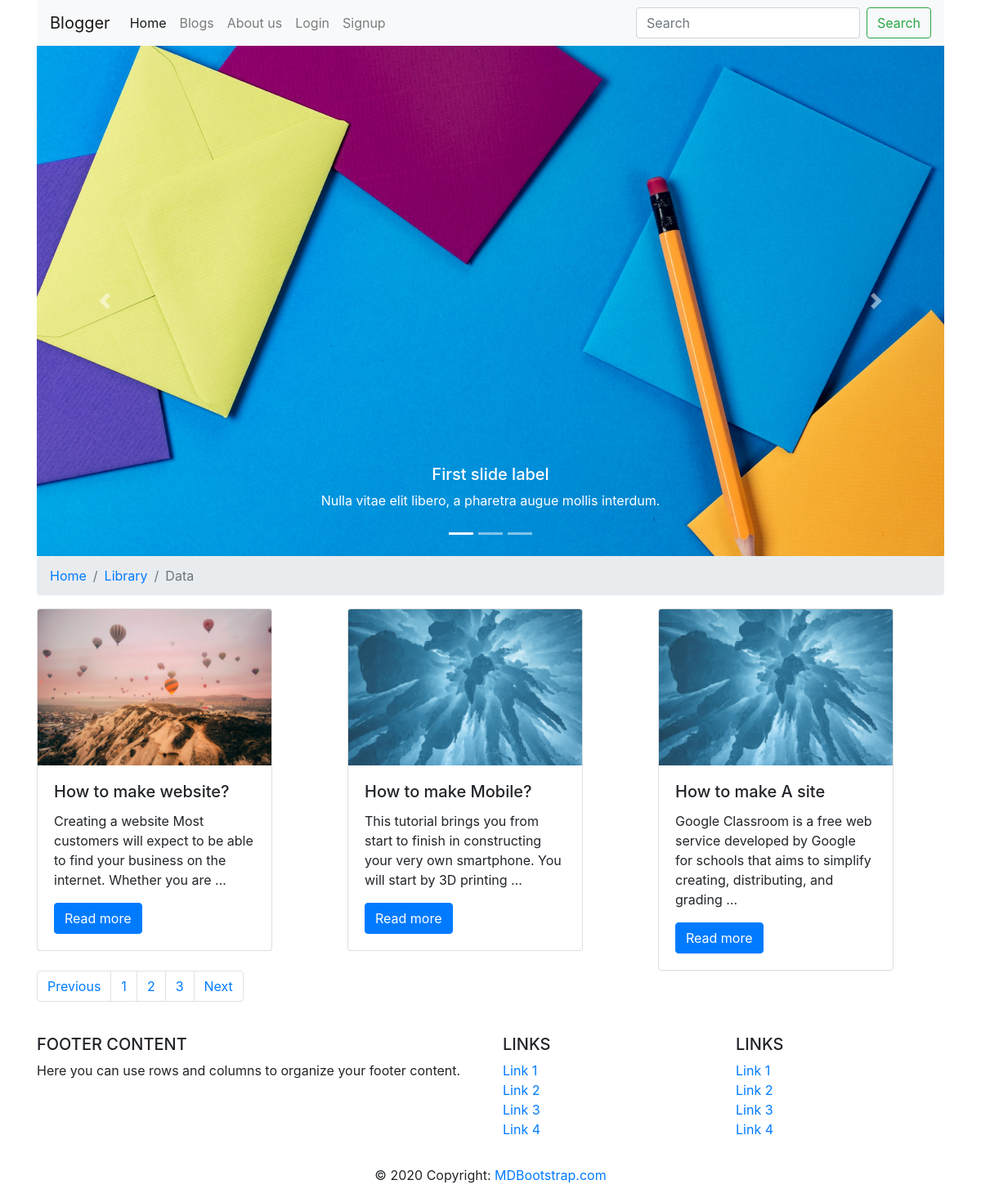
The page / on the database its author committed.
### blogcontent/models.py (models this page shows)
class post(models.Model):
    title= models.CharField(max_length = 150)
    content= models.TextField()
    img=models.ImageField()
    slug=models.SlugField(max_length = 50)
    category=models.ForeignKey(Category,on_delete=models.CASCADE)
    author=models.ForeignKey(User, on_delete=models.CASCADE)

### blogcontent/views.py (the view)
# urls.py: 2. Add a URL to urlpatterns:  path('', views.home, name='home')
def home(request):
    Post=post.objects.all()
    context={
'Post':Post
    }
    return render(request,'home.html',context)

### templates/home.html (shortened to what this page needs)
{% extends 'base.html' %}
{% block body %}
<div class="container">
  <div class="row">
    <div class="col-lg-12">
      <div id="carouselExampleCaptions" class="carousel slide" data-ride="carousel">
  <ol class="carousel-indicators">
    <li data-target="#carouselExampleCaptions" data-slide-to="0" class="active"></li>
    <li data-target="#carouselExampleCaptions" data-slide-to="1"></li>
    <li data-target="#carouselExampleCaptions" data-slide-to="2"></li>
  </ol>
  <div class="carousel-inner">
    <div class="carousel-item active">
      <img src="/static/img/slide.jpg" class="d-block w-100" alt="...">
      <div class="carousel-caption d-none d-md-block">
        <h5>First slide label</h5>
        <p>Nulla vitae elit libero, a pharetra augue mollis interdum.</p>
      </div>
    </div>
  </div>
  <a class="carousel-control-prev" href="#carouselExampleCaptions" role="button" data-slide="prev">
    <span class="carousel-control-prev-icon" aria-hidden="true"></span>
  </a>
  <a class="carousel-control-next" href="#carouselExampleCaptions" role="button" data-slide="next">
    <span class="carousel-control-next-icon" aria-hidden="true"></span>
  </a>
</div>
    </div>
  </div>
</div>
<div class="container">
  <div class="row">
    <div class="col-lg-12">
    <nav aria-label="breadcrumb">
  <ol class="breadcrumb">
    <li class="breadcrumb-item"><a href="#">Home</a></li>
    <li class="breadcrumb-item"><a href="#">Library</a></li>
    <li class="breadcrumb-item active" aria-current="page">Data</li>
  </ol>
</nav>
    </div>
  </div>
</div>
<div class="container">
  <div class="row">
  {% for i in Post %}
    <div class="col-lg-4">
      <div class="card" style="width: 18rem;">
  <img src="{{i.img.url}}" class="card-img-top" alt="...">
  <div class="card-body">
    <h5 class="card-title">{{i.title}}</h5>
    <p class="card-text">{{i.content|truncatewords:20}}</p>
    <a href="/Blogs/{{i.id}}/{{i.slug}}" class="btn btn-primary">Read more</a>
  </div>
</div>
    </div>
    {% endfor %}
  </div>
</div>
<div class="container">
  <div class="row">
    <div class="col-lg-6">
      <nav aria-label="Page navigation example">
  <ul class="pagination">
    <li class="page-item"><a class="page-link" href="#">Previous</a></li>
    <li class="page-item"><a class="page-link" href="#">1</a></li>
    <li class="page-item"><a class="page-link" href="#">2</a></li>
    <li class="page-item"><a class="page-link" href="#">3</a></li>
    <li class="page-item"><a class="page-link" href="#">Next</a></li>
  </ul>
</nav>
    </div>
  </div>
</div>
{% endblock body %}

### templates/base.html (shortened to what this page needs)
{% load static %}
<!DOCTYPE html>
    <head>
        <link rel="stylesheet" href="">
        <link rel="stylesheet" href="https://stackpath.bootstrapcdn.com/bootstrap/4.5.2/css/bootstrap.min.css">
    </head>
    <body>
<div class="container">
<div class="row">
<div class="col-lg-12">
<nav class="navbar navbar-expand-lg navbar-light bg-light">
  <a class="navbar-brand" href="\">Blogger</a>
  <div class="collapse navbar-collapse" id="navbarSupportedContent">
    <ul class="navbar-nav mr-auto">
      <li class="nav-item active">
        <a class="nav-link" href="\">Home <span class="sr-only">(current)</span></a>
      </li>
      <li class="nav-item">
        <a class="nav-link" href="">Blogs</a>
      </li>
      <li class="nav-item">
        <a class="nav-link" href="#">About us</a>
      </li>
      <li class="nav-item">
        <a class="nav-link" href="/account/Login">Login</a>
      </li>
      <li class="nav-item">
        <a class="nav-link" href="/account/Signup">Signup</a>
      </li>
    </ul>
    <form class="form-inline my-2 my-lg-0" method='post' action='/'>
      <input class="form-control mr-sm-2" type="search" placeholder="Search" aria-label="Search" name='query'>
      <button class="btn btn-outline-success my-2 my-sm-0" type="submit">Search</button>
    </form>
  </div>
</nav>
</div>
</div>
</div>
{% block body %}
{% endblock body %}
<footer class="page-footer font-small blue pt-4">
  <div class="container text-center text-md-left">
    <div class="row">
      <div class="col-md-6 mt-md-0 mt-3">
        <h5 class="text-uppercase">Footer Content</h5>
        <p>Here you can use rows and columns to organize your footer content.</p>
      </div>
      <div class="col-md-3 mb-md-0 mb-3">
        <h5 class="text-uppercase">Links</h5>
        <ul class="list-unstyled">
          <li>
            <a href="#!">Link 1</a>
          </li>
          <li>
            <a href="#!">Link 2</a>
          </li>
          <li>
            <a href="#!">Link 3</a>
          </li>
          <li>
            <a href="#!">Link 4</a>
          </li>
        </ul>
      </div>
      <div class="col-md-3 mb-md-0 mb-3">
        <h5 class="text-uppercase">Links</h5>
        <ul class="list-unstyled">
          <li>
            <a href="#!">Link 1</a>
          </li>
          <li>
            <a href="#!">Link 2</a>
          </li>
          <li>
            <a href="#!">Link 3</a>
          </li>
          <li>
            <a href="#!">Link 4</a>
          </li>
        </ul>
      </div>
    </div>
  </div>
  <div class="footer-copyright text-center py-3">© 2020 Copyright:
    <a href="https://mdbootstrap.com/"> MDBootstrap.com</a>
  </div>
</footer>
    </body>
</html>

### rows shown on the page
post: img (picture), title "How to make website?", content "Creating a website Most customers will expect to be able to find your business on the internet. Whether you are …"
post: img (picture), title "How to make Mobile?", content "This tutorial brings you from start to finish in constructing your very own smartphone. You will start by 3D printing …"
post: img (picture), title "How to make A site", content "Google Classroom is a free web service developed by Google for schools that aims to simplify creating, distributing, and grading …"
